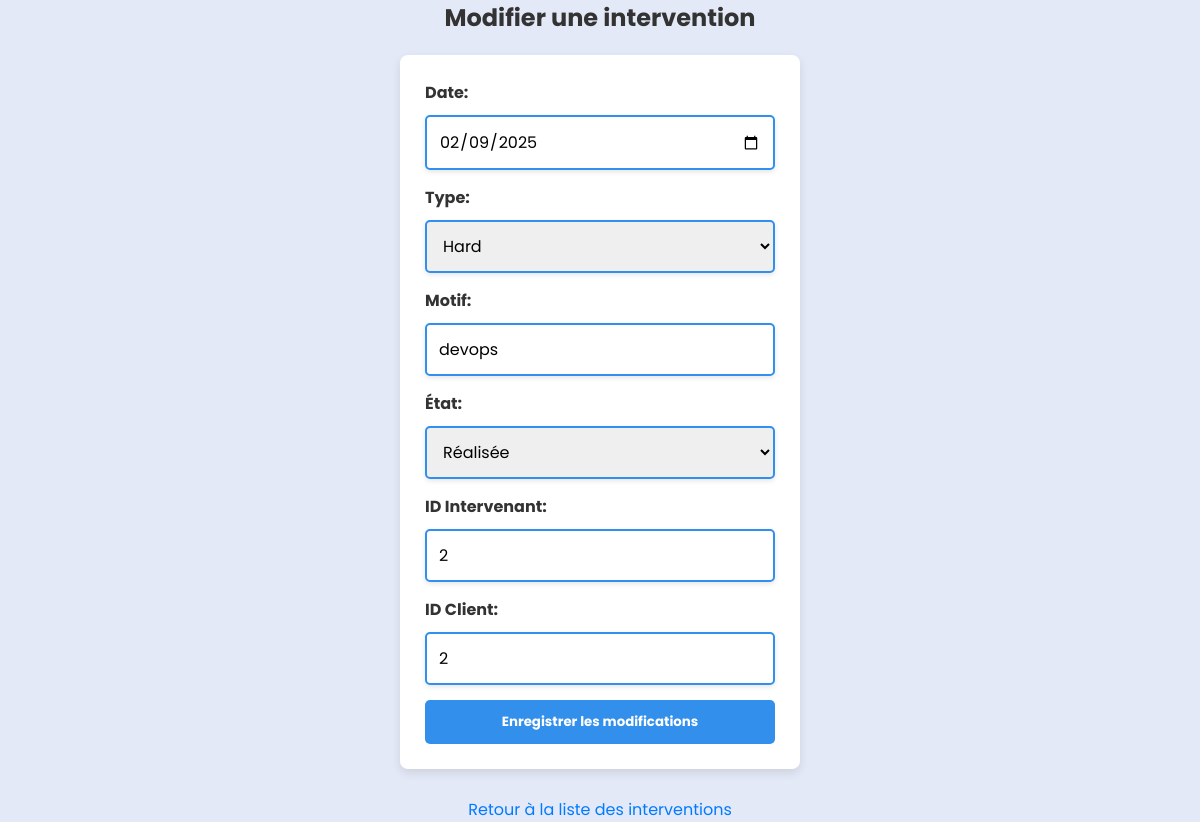
Screenshot of /interventionform/2/edit with the database file from the repository.
### app.py (models this page shows)
class Intervention(db.Model):
    __tablename__ = 'intervention'
    Id = db.Column(db.Integer, primary_key=True, autoincrement=True)
    date = db.Column(db.Date, nullable=False)
    type = db.Column(db.String(10), nullable=False)
    Motive = db.Column(db.String(255), nullable=False)
    etat = db.Column(db.String(20), nullable=False)
    IdIntervenant = db.Column(db.Integer, db.ForeignKey('intervenant.IdIntervenant'), nullable=False)
    IdClient = db.Column(db.Integer, db.ForeignKey('client.IdClient'), nullable=False)

### app.py (the view)
@app.route('/interventionform/<int:id>/edit')
def edit_interventionform(id):
    intervention = Intervention.query.get(id)
    return render_template('edit_intervention.html', intervention=intervention)

### templates/edit_intervention.html (shortened to what this page needs)
<!DOCTYPE html>
<html lang="en">
<head>
     <link rel="stylesheet" type="text/css" href="{{ url_for('static', filename='add.css') }}">
</head>
<body>
    <h2>Modifier une intervention</h2>
    <form action="{{ url_for('edit_intervention', id=intervention.Id) }}" method="post">
        <label for="date">Date:</label>
        <input type="date" id="date" name="date" value="{{ intervention.date }}" required>
        <label for="type">Type:</label>
        <select id="type" name="type" required>
            <option value="Hard" {% if intervention.type =='Hard' %}selected{% endif %}>Hard</option>
        </select>
        <label for="motive">Motif:</label>
        <input type="text" id="motive" name="motive" value="{{ intervention.Motive }}" required>
        <label for="etat">État:</label>
        <select id="etat" name="etat" required>
            <option value="réalisée" {% if intervention.etat =='réalisée' %}selected{% endif %}>Réalisée</option>
        </select>
        <label for="id_intervenant">ID Intervenant:</label>
        <input type="number" id="id_intervenant" name="id_intervenant" value="{{ intervention.IdIntervenant }}" required>
        <label for="id_client">ID Client:</label>
        <input type="number" id="id_client" name="id_client" value="{{ intervention.IdClient }}" required>
      <br>
        <button type="submit">Enregistrer les modifications</button>
    </form>
    <br>
    <a href="{{ url_for('homepage') }}">Retour à la liste des interventions</a>
</body>
</html>

### static/add.css (style rules this page uses)
:root { --color-default: #004f83; --color-second: #0067ac; --color-white: #fff; --color-body: #e4e9f7; --color-light: #e0e0e0; }
* { padding: 0; margin: 0; box-sizing: border-box; font-family: 'Poppins', sans-serif; }
body { font-family: Arial, sans-serif; background-color: #E4E9F7; display: flex; flex-direction: column; align-items: center; justify-content: center; min-height: 100vh; }
h2 { color: #333; text-align: center; margin-bottom: 20px; }
form { max-width: 400px; background-color: #fff; padding: 25px; border-radius: 8px; box-shadow: 0 4px 10px rgba(0, 0, 0, 0.1); width: 90%; }
label { display: block; margin-bottom: 10px; color: #333; font-weight: bold; }
input, select { width: 100%; padding: 12px; margin-bottom: 15px; border: 2px solid #328fec; border-radius: 5px; font-size: 16px; box-shadow: 0px 2px 5px rgba(0, 0, 0, 0.1); }
button { background-color: #328fec; color: #fff; padding: 12px 15px; border: none; border-radius: 5px; cursor: pointer; font-weight: bold; transition: background-color 0.3s ease; width: 100%; }
a { text-decoration: none; color: #007BFF; display: inline-block; margin-top: 10px; }

### rows the page displays
Intervention: date "02/09/2025", type "Hard", motive "devops", etat "Réalisée", id_intervenant "2", id_client "2"
